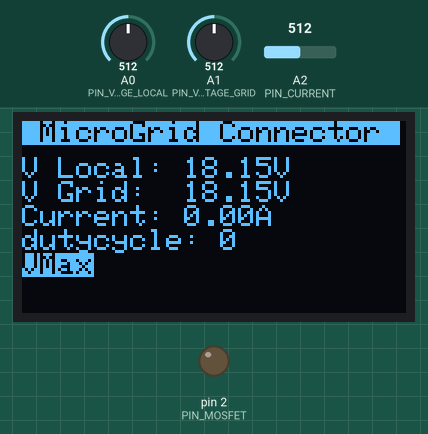
Recording of a sketch running on a simulated Arduino Uno, built with avr-gcc and run on an emulated ATmega328P. On the bench: 128×64 one-colour display, output pins drawn as LEDs (lit = HIGH). The inputs (shaded band) are chosen by the test bench; at power-on: A0 (PIN_VOLTAGE_LOCAL) = 512, A1 (PIN_VOLTAGE_GRID) = 512, A2 (PIN_CURRENT) = 512. What the sketch prints to the serial monitor is not drawn.

Above: at 3.4 s.
3.5 s: A0 (PIN_VOLTAGE_LOCAL) set to 155
At 4.2 s:
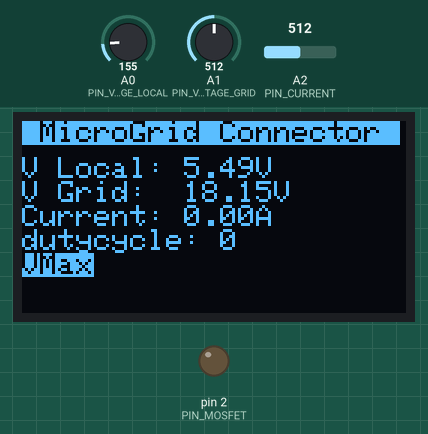
5.0 s: A0 (PIN_VOLTAGE_LOCAL) set to 132
At 6.3 s:
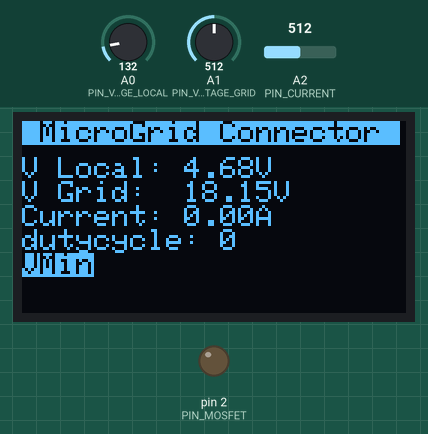
6.6 s: A1 (PIN_VOLTAGE_GRID) set to 716
At 7.7 s:
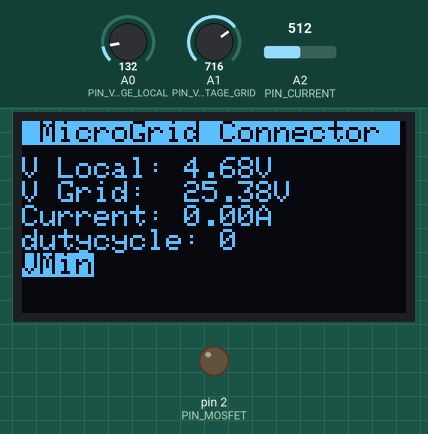
8.1 s: A2 (PIN_CURRENT) set to 716
At 9.2 s:
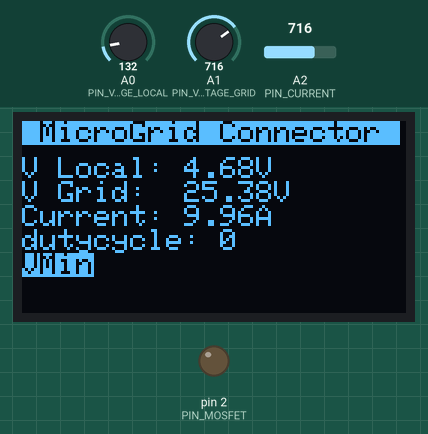
9.6 s: A1 (PIN_VOLTAGE_GRID) set to 900
At 10.8 s:
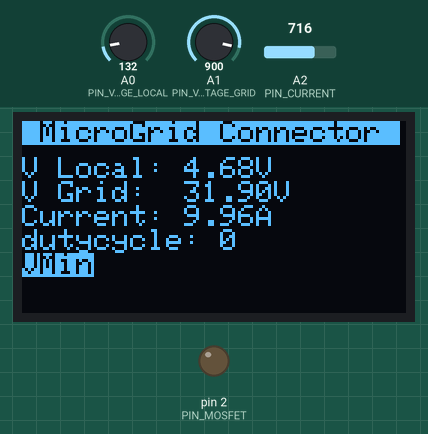
11.1 s: A2 (PIN_CURRENT) set to 900
At 11.8 s:
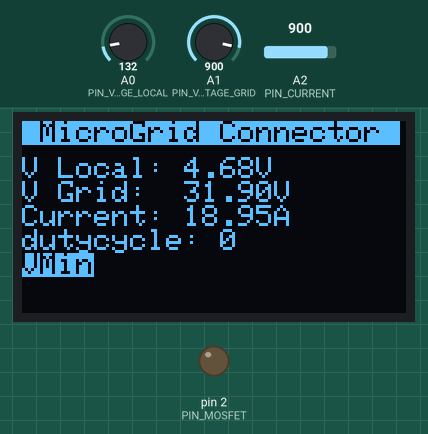
Timing chart, 0 to 13.6 s (numbered marks = the images above; inputs shaded):
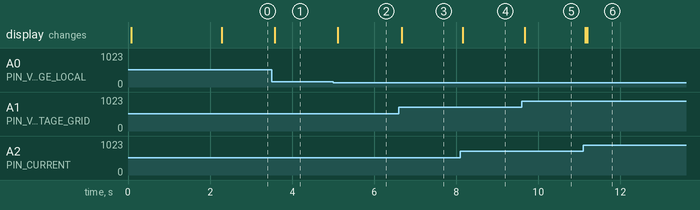

The sketch:

firmware.ino
```cpp
#include <Wire.h>
#include <Adafruit_GFX.h>
#include <Adafruit_SSD1306.h>

// OLED SCREEN
#define SCREEN_WIDTH 128 // OLED display width, in pixels
#define SCREEN_HEIGHT 64 // OLED display height, in pixels
#define OLED_RESET     4 // Reset pin # (or -1 if sharing Arduino reset pin)
#define SCREEN_ADDRESS 0x3C ///< See datasheet for Address; 0x3D for 128x64, 0x3C for 128x32
Adafruit_SSD1306 display(SCREEN_WIDTH, SCREEN_HEIGHT, &Wire, OLED_RESET);

// PINS
#define PIN_VOLTAGE_LOCAL A0
#define PIN_VOLTAGE_GRID A1
#define PIN_CURRENT A2
#define PIN_MOSFET 2

// CONFIGURATION
#define MAX_CURRENT 0.3
#define MIN_VOLTAGE_LOCAL 5.0
#define MAX_VOLTAGE 14.4
#define MIN_VOLTAGE_GRID 0
#define OVERSAMPLING 16
#define CURRENT_SENSOR_RANGE 20.0
#define VOLTAGE_DIVIDER_FACTOR 11.0
// VARIABLES
float voltage_local;
float voltage_grid;
float current;
uint8_t dutycycle;
uint16_t sample1, sample2, sample3;
uint8_t serial_cycle_cnt;
String alert = "";

float current_reference;

// 'microgird_oled02', 102x64px
#define LOGO_HEIGHT   64
#define LOGO_WIDTH    102
// 'microgird_oled02', 102x64px
const unsigned char logo [] PROGMEM = {
  0x00, 0x00, 0x00, 0x00, 0x00, 0x00, 0x00, 0x00, 0x00, 0x00, 0x00, 0x00, 0x00, 0x00, 0x00, 0x00,
  0x00, 0x00, 0x00, 0x00, 0x00, 0x00, 0x00, 0x00, 0x00, 0x00, 0x00, 0x00, 0x00, 0x00, 0x00, 0x00,
  0x00, 0x00, 0x00, 0x00, 0x00, 0x00, 0x00, 0x00, 0x00, 0x00, 0x20, 0x00, 0x00, 0x00, 0x00, 0x00,
  0x03, 0xff, 0xff, 0xf0, 0x00, 0x00, 0x00, 0x20, 0x00, 0x00, 0x00, 0x00, 0x00, 0x02, 0x04, 0x08,
  0x10, 0x00, 0x00, 0x00, 0x20, 0x00, 0x00, 0x00, 0x00, 0x00, 0x04, 0x0c, 0x08, 0x10, 0x00, 0x00,
  0x00, 0x00, 0x00, 0x00, 0x00, 0x00, 0x00, 0x04, 0x08, 0x18, 0x30, 0x00, 0x00, 0x00, 0x00, 0x00,
  0x00, 0x00, 0x00, 0x00, 0x04, 0x08, 0x10, 0x30, 0x00, 0x00, 0x00, 0x00, 0x00, 0x00, 0x00, 0x00,
  0x00, 0x04, 0x08, 0x10, 0x20, 0x00, 0x00, 0x00, 0x00, 0x00, 0x00, 0x00, 0x00, 0x00, 0x0c, 0x18,
  0x30, 0x20, 0x1f, 0xe3, 0xf0, 0x20, 0x7e, 0x2f, 0x83, 0xf0, 0x00, 0x7f, 0xff, 0xfe, 0x40, 0x1c,
  0x36, 0x38, 0x20, 0xc0, 0x78, 0x87, 0x38, 0x00, 0x81, 0x83, 0x02, 0x40, 0x18, 0x1c, 0x18, 0x20,
  0x80, 0x30, 0x0c, 0x08, 0x00, 0x81, 0x02, 0x07, 0xc0, 0x18, 0x08, 0x08, 0x21, 0x80, 0x20, 0x0c,
  0x0c, 0x00, 0x81, 0x02, 0x06, 0xc0, 0x18, 0x08, 0x08, 0x21, 0x80, 0x20, 0x08, 0x0c, 0x01, 0x83,
  0x02, 0x06, 0x80, 0x18, 0x08, 0x08, 0x21, 0x00, 0x20, 0x08, 0x0c, 0x01, 0x02, 0x06, 0x0e, 0x80,
  0x18, 0x08, 0x08, 0x21, 0x00, 0x20, 0x08, 0x0c, 0x01, 0x02, 0x04, 0x0b, 0x80, 0x18, 0x08, 0x08,
  0x21, 0x00, 0x20, 0x08, 0x0c, 0x01, 0x06, 0x04, 0x0b, 0x00, 0x18, 0x08, 0x08, 0x21, 0x00, 0x20,
  0x08, 0x0c, 0x02, 0x06, 0x0c, 0x0b, 0x00, 0x18, 0x08, 0x08, 0x21, 0x00, 0x20, 0x08, 0x0c, 0x03,
  0xff, 0xff, 0xfb, 0x00, 0x18, 0x08, 0x08, 0x21, 0x00, 0x20, 0x08, 0x0c, 0x02, 0x0c, 0x08, 0x12,
  0x00, 0x18, 0x08, 0x08, 0x21, 0x80, 0x20, 0x08, 0x0c, 0x04, 0x0c, 0x08, 0x12, 0x00, 0x18, 0x08,
  0x08, 0x21, 0x80, 0x20, 0x0c, 0x0c, 0x04, 0x08, 0x18, 0x3e, 0x00, 0x18, 0x08, 0x08, 0x20, 0x80,
  0x20, 0x0c, 0x08, 0x04, 0x08, 0x10, 0x22, 0x00, 0x18, 0x08, 0x08, 0x20, 0xe2, 0x20, 0x07, 0x38,
  0x0c, 0x18, 0x10, 0x22, 0x00, 0x18, 0x08, 0x08, 0x20, 0x7e, 0x20, 0x03, 0xf0, 0x08, 0x18, 0x30,
  0x22, 0x00, 0x00, 0x00, 0x00, 0x00, 0x00, 0x00, 0x00, 0x00, 0x08, 0x10, 0x20, 0x42, 0x00, 0x00,
  0x00, 0x00, 0x00, 0x00, 0x00, 0x00, 0x00, 0x08, 0x10, 0x20, 0x42, 0x00, 0x00, 0x00, 0x00, 0x00,
  0x00, 0x00, 0x00, 0x00, 0x1f, 0xff, 0xff, 0xc2, 0x00, 0x00, 0x00, 0x00, 0x00, 0x00, 0x00, 0x00,
  0x00, 0x1f, 0xff, 0xff, 0x80, 0x00, 0x00, 0x00, 0x80, 0x00, 0x00, 0x00, 0x00, 0x00, 0x00, 0x00,
  0x00, 0x00, 0x00, 0x00, 0x00, 0x80, 0x00, 0x00, 0x00, 0x00, 0x00, 0x00, 0x00, 0x00, 0x00, 0x00,
  0x00, 0x03, 0xe0, 0x00, 0x00, 0x00, 0x00, 0x04, 0x00, 0x30, 0x00, 0x00, 0x00, 0x00, 0x04, 0x90,
  0x00, 0x00, 0x00, 0x00, 0x04, 0x00, 0x30, 0x00, 0x00, 0x00, 0x00, 0x09, 0x90, 0x00, 0x00, 0x00,
  0x00, 0x00, 0x00, 0x30, 0x00, 0x00, 0x00, 0x00, 0x0a, 0x88, 0x00, 0x00, 0x00, 0x00, 0x00, 0x00,
  0x30, 0x00, 0x00, 0x00, 0x00, 0x08, 0xe8, 0x00, 0x00, 0x00, 0x00, 0x00, 0x00, 0x30, 0x00, 0x00,
  0x00, 0x00, 0x00, 0x80, 0x00, 0x00, 0x00, 0x00, 0x00, 0x00, 0x30, 0x00, 0x00, 0x00, 0x00, 0x13,
  0x00, 0x00, 0x01, 0xe4, 0x2f, 0x84, 0x07, 0xb0, 0x00, 0x00, 0x00, 0x00, 0x11, 0xc0, 0x00, 0x07,
  0x7c, 0x3c, 0xc4, 0x1d, 0xf0, 0x00, 0x00, 0x00, 0x00, 0x11, 0x80, 0x00, 0x06, 0x0c, 0x30, 0x04,
  0x18, 0x30, 0x00, 0x00, 0x00, 0x00, 0x11, 0x00, 0x00, 0x0c, 0x0c, 0x30, 0x04, 0x10, 0x30, 0x00,
  0x00, 0x00, 0x00, 0x11, 0x00, 0x00, 0x0c, 0x0c, 0x30, 0x04, 0x10, 0x30, 0x00, 0x00, 0x00, 0x00,
  0x11, 0x00, 0x00, 0x0c, 0x0c, 0x30, 0x04, 0x10, 0x30, 0x00, 0x00, 0x00, 0x00, 0x01, 0x08, 0x00,
  0x0c, 0x0c, 0x30, 0x04, 0x10, 0x30, 0x00, 0x00, 0x00, 0x00, 0x09, 0x08, 0x00, 0x0c, 0x0c, 0x30,
  0x04, 0x10, 0x30, 0x00, 0x00, 0x00, 0x00, 0x09, 0x08, 0x00, 0x0c, 0x0c, 0x30, 0x04, 0x10, 0x30,
  0x00, 0x00, 0x00, 0x00, 0x08, 0x88, 0x00, 0x0c, 0x0c, 0x30, 0x04, 0x10, 0x30, 0x00, 0x00, 0x00,
  0x00, 0x18, 0x88, 0x00, 0x0c, 0x0c, 0x30, 0x04, 0x10, 0x30, 0x00, 0x00, 0x00, 0x00, 0x18, 0x98,
  0x00, 0x0c, 0x0c, 0x30, 0x04, 0x10, 0x30, 0x00, 0x00, 0x00, 0x00, 0x04, 0x98, 0x00, 0x0c, 0x0c,
  0x30, 0x04, 0x10, 0x30, 0x00, 0x00, 0x00, 0x00, 0x2c, 0x94, 0x00, 0x04, 0x0c, 0x30, 0x04, 0x10,
  0x30, 0x00, 0x00, 0x00, 0x00, 0x2c, 0x94, 0x00, 0x06, 0x1c, 0x30, 0x04, 0x18, 0x70, 0x00, 0x00,
  0x00, 0x00, 0x2c, 0x30, 0x00, 0x03, 0xfc, 0x30, 0x04, 0x0f, 0xf0, 0x00, 0x00, 0x00, 0x00, 0x12,
  0x2a, 0x00, 0x00, 0x0c, 0x00, 0x00, 0x00, 0x00, 0x00, 0x00, 0x00, 0x00, 0x56, 0x26, 0x00, 0x00,
  0x0c, 0x00, 0x00, 0x00, 0x00, 0x00, 0x00, 0x00, 0x00, 0x48, 0x52, 0x00, 0x00, 0x0c, 0x00, 0x00,
  0x00, 0x00, 0x00, 0x00, 0x00, 0x00, 0x51, 0x48, 0x00, 0x00, 0x0c, 0x00, 0x00, 0x00, 0x00, 0x00,
  0x00, 0x00, 0x00, 0x61, 0x85, 0x00, 0x00, 0x0c, 0x00, 0x00, 0x00, 0x00, 0x00, 0x00, 0x00, 0x00,
  0x40, 0x83, 0x00, 0x00, 0x0c, 0x00, 0x00, 0x00, 0x00, 0x00, 0x00, 0x00, 0x00, 0x00, 0x81, 0x00,
  0x00, 0x18, 0x00, 0x00, 0x00, 0x00, 0x00, 0x00, 0x00, 0x00, 0x00, 0x00, 0x00, 0x07, 0xf0, 0x00,
  0x00, 0x00, 0x00, 0x00, 0x00, 0x00, 0x00, 0x00, 0x00, 0x00, 0x00, 0x00, 0x00, 0x00, 0x00, 0x00,
  0x00, 0x00, 0x00, 0x00, 0x00, 0x00, 0x00, 0x00, 0x00, 0x00, 0x00, 0x00, 0x00, 0x00, 0x00, 0x00
};
void setup() {
  pinMode(PIN_MOSFET, OUTPUT);
  analogWrite(PIN_MOSFET, 0);
  Serial.begin(9600);

  display.begin(SSD1306_SWITCHCAPVCC, SCREEN_ADDRESS);
  delay(10);
  display.clearDisplay();

  display.drawBitmap(10, 0, logo, LOGO_WIDTH, LOGO_HEIGHT, 1);
  display.display();


  analogReference(EXTERNAL);
  delay(1000);
  for (int i = 0; i< OVERSAMPLING; i++) {
    sample3 += analogRead(PIN_CURRENT);
    delay(10);
  }
  current_reference =(sample3 / OVERSAMPLING);
  delay(1000);
  display.clearDisplay();
}

void getVoltages() {
  sample1 = 0;
  sample2 = 0;
  sample3 = 0;
  for (int i = 0; i< OVERSAMPLING; i++) {
    sample1 += analogRead(PIN_VOLTAGE_LOCAL);
    sample2 += analogRead(PIN_VOLTAGE_GRID);
    sample3 += analogRead(PIN_CURRENT);
  }
  voltage_local = sample1 / OVERSAMPLING * 3.3 / 1024.0 * 11.0;
  voltage_grid = sample2 / OVERSAMPLING * 3.3 / 1024.0 * 11.0;
  current = ((sample3 / OVERSAMPLING) - current_reference) * (5.0 / 1024.0)*10.0;
}

void calculateDutyCycle() {
  alert = "";
  if ((voltage_local < MIN_VOLTAGE_LOCAL) || (voltage_grid < MIN_VOLTAGE_GRID)) {
    // Voltage is too low
    alert = "VMin";
    dutycycle = 0;
  } else if ((voltage_local > MAX_VOLTAGE) || (voltage_grid > MAX_VOLTAGE)) {
    // voltage is too high
    alert = "VMax";
    dutycycle = 0;
  } else if (abs(current) > MAX_CURRENT*1.3) {
    // overcurrent emergency brake
    alert = "I EMERG";
    Serial.print((sample3 / OVERSAMPLING));
    Serial.print(" - ");
    Serial.println(current);
    dutycycle = 0;
  } else if (abs(current) > MAX_CURRENT) {
    // current only a bit too high
    alert = "I Max";
    dutycycle--;
  } else if (dutycycle < 255) {
    dutycycle++;
  }
}

void serialDebug() {
  Serial.println(millis());
  Serial.print("Voltage Local: ");
  Serial.print(voltage_local);
  Serial.println("V");
  Serial.print("Voltage Grid: ");
  Serial.print(voltage_grid);
  Serial.println("V");
  Serial.print("Current: ");
  Serial.print(current);
  Serial.println("A");
  Serial.print("dutycycle: ");
  Serial.print(dutycycle);
  Serial.println();
  Serial.println();
}

void displayMain() {
  display.clearDisplay();

  display.setTextSize(1);             // Normal 1:1 pixel scale
  display.setTextColor(SSD1306_BLACK, SSD1306_WHITE);
  display.setCursor(0,0);             // Start at top-left corner
  display.println(F(" MicroGrid Connector "));

  display.setTextColor(SSD1306_WHITE);
  display.setCursor(0,12);
  display.print("V Local: ");
  display.print(voltage_local);
  display.println("V");
  display.print("V Grid:  ");
  display.print(voltage_grid);
  display.println("V");
  display.print("Current: ");
  display.print(current);
  display.println("A");
  display.print("dutycycle: ");
  display.println(dutycycle);

  if (alert.length() > 0) {
    display.setTextColor(SSD1306_BLACK, SSD1306_WHITE);
    display.print(alert);
  }

  display.display();
}

void loop() {
  getVoltages();
  calculateDutyCycle();

  analogWrite(PIN_MOSFET, dutycycle);

  if (serial_cycle_cnt > 50) {
    serialDebug();
    serial_cycle_cnt = 0;
  } else {
    serial_cycle_cnt++;
  }
  displayMain();
  delay(10);
}
```

Measured:
- the behaviour switches between 142 and 141 on A0 (PIN_VOLTAGE_LOCAL) (found by bisection; images 1 and 2)
- after the input at 3.5 s, the display: changes after 0.08 s (image 1)
- after the input at 5.0 s, the display: changes after 0.11 s (image 2)
- after the input at 6.6 s, the display: changes after 0.08 s (image 3)
- after the input at 8.1 s, the display: changes after 0.05 s (image 4)
- after the input at 9.6 s, the display: changes after 0.07 s (image 5)
- after the input at 11.1 s, the display: first changes at once (image 6 shows a later state)
